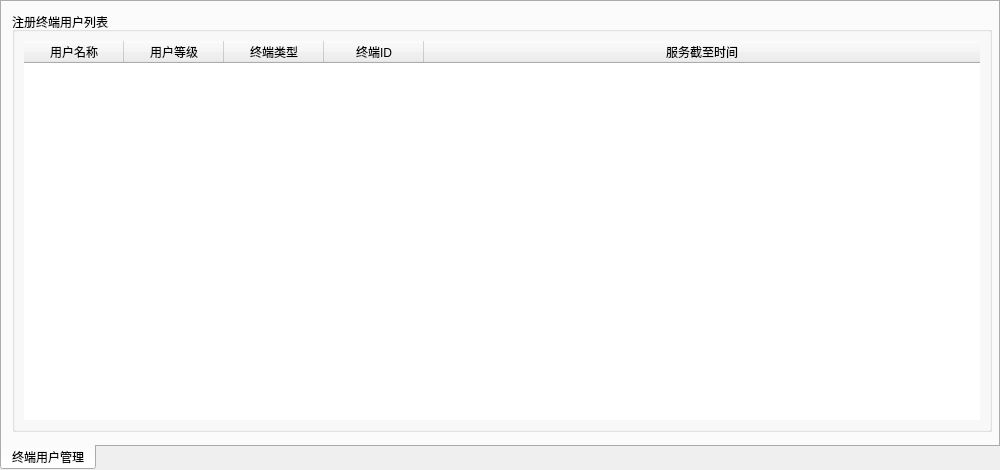
<?xml version="1.0" encoding="UTF-8"?>
<ui version="4.0">
 <class>UserManagerWidget</class>
 <widget class="QTabWidget" name="UserManagerWidget">
  <property name="geometry">
   <rect>
    <x>0</x>
    <y>0</y>
    <width>1000</width>
    <height>470</height>
   </rect>
  </property>
  <property name="tabPosition">
   <enum>QTabWidget::South</enum>
  </property>
  <widget class="QWidget" name="tab">
   <attribute name="title">
    <string>终端用户管理</string>
   </attribute>
   <widget class="QGroupBox" name="verticalGroupBox">
    <property name="geometry">
     <rect>
      <x>10</x>
      <y>10</y>
      <width>980</width>
      <height>420</height>
     </rect>
    </property>
    <property name="title">
     <string>注册终端用户列表</string>
    </property>
    <layout class="QVBoxLayout" name="verticalLayout_3">
     <item>
      <widget class="QTableWidget" name="userTable">
       <property name="styleSheet">
        <string notr="true"/>
       </property>
       <property name="frameShape">
        <enum>QFrame::NoFrame</enum>
       </property>
       <property name="frameShadow">
        <enum>QFrame::Sunken</enum>
       </property>
       <attribute name="horizontalHeaderHighlightSections">
        <bool>false</bool>
       </attribute>
       <attribute name="horizontalHeaderStretchLastSection">
        <bool>true</bool>
       </attribute>
       <column>
        <property name="text">
         <string>用户名称</string>
        </property>
       </column>
       <column>
        <property name="text">
         <string>用户等级</string>
        </property>
       </column>
       <column>
        <property name="text">
         <string>终端类型</string>
        </property>
       </column>
       <column>
        <property name="text">
         <string>终端ID</string>
        </property>
       </column>
       <column>
        <property name="text">
         <string>服务截至时间</string>
        </property>
       </column>
      </widget>
     </item>
    </layout>
   </widget>
  </widget>
 </widget>
 <resources/>
 <connections/>
</ui>
